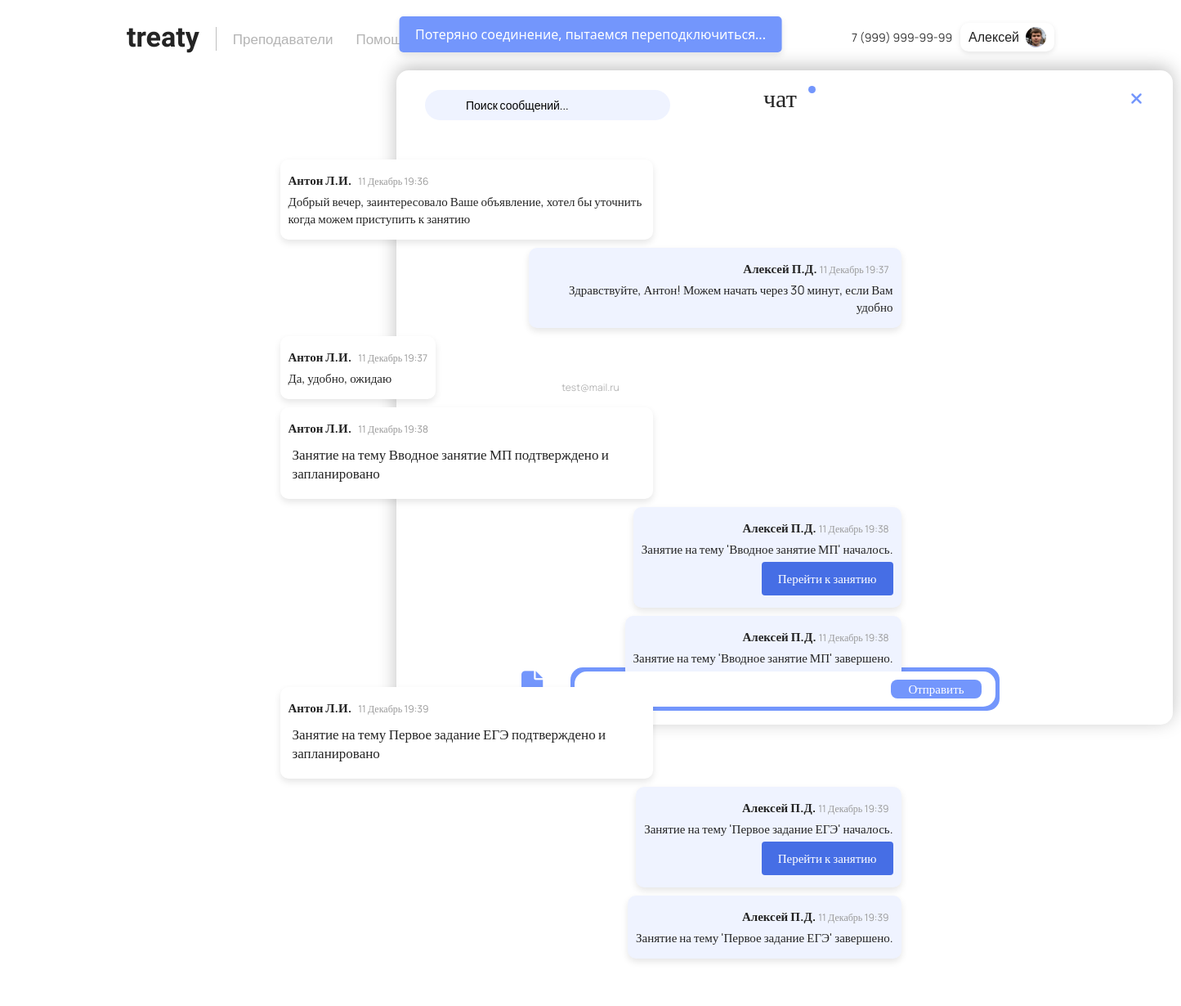
Page /chats/chat/8/ (signed in) on the earlier database version.
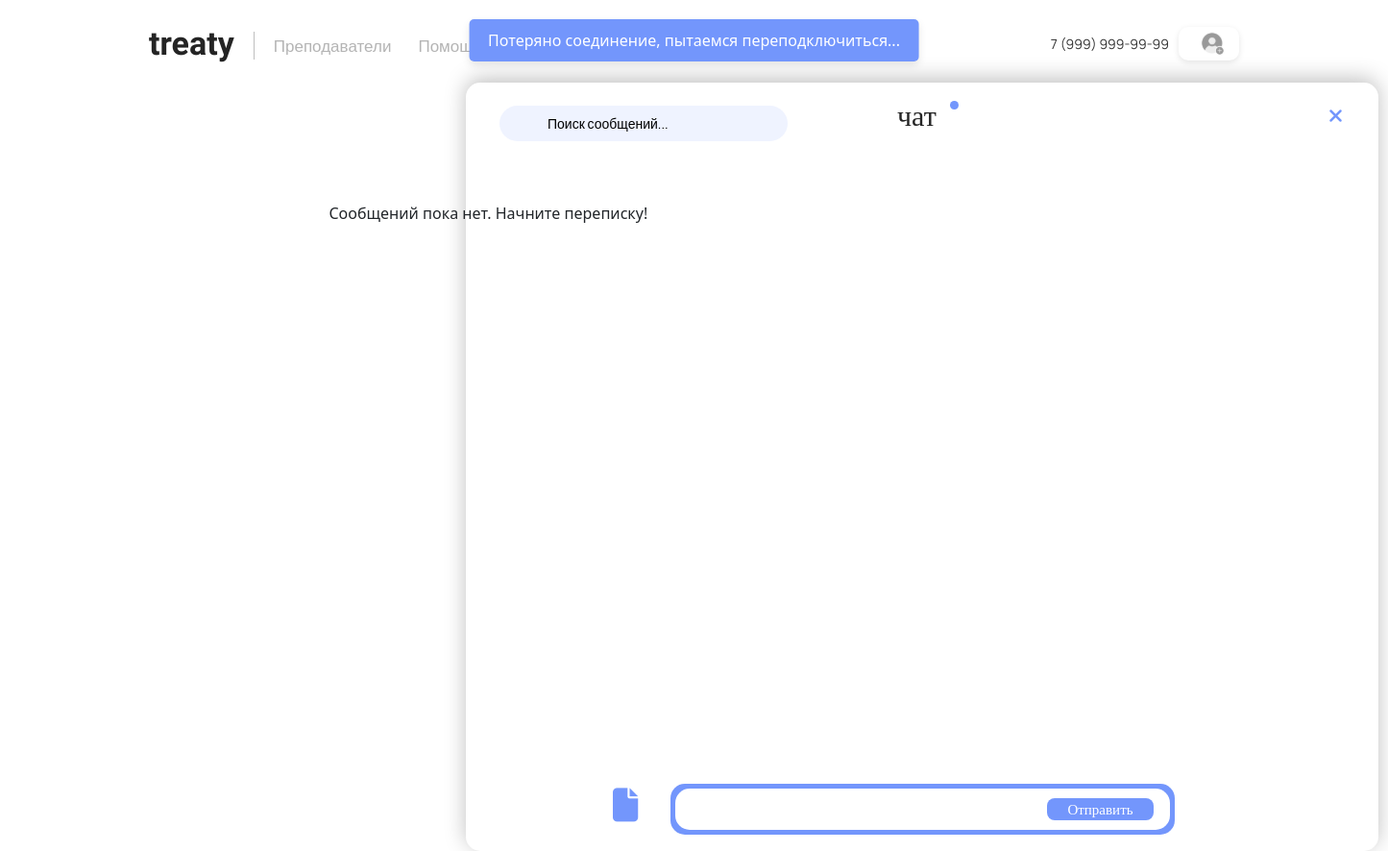
Same page on the later database version.
### main/models.py (models this page shows, shortened)
class CustomUser(AbstractUser):
    username = None
    email = models.EmailField(unique=True)
    birthday = models.DateField(null=True, blank=True)
    phone = models.CharField(max_length=15, blank=True)
    contact = models.CharField(max_length=50, blank=True)
    last_name = models.CharField(max_length=150, blank=False)  # Фамилия
    first_name = models.CharField(max_length=150, blank=False)  # Имя
    middle_name = models.CharField(max_length=150, blank=False)  # Отчество
    avatar = models.ImageField(upload_to='avatars/', null=True, blank=True)
    is_teacher = models.BooleanField(default=False)  # Заменили is_active на is_teacher
    is_staff = models.BooleanField(default=False)
    is_superuser = models.BooleanField(default=False)
    date_joined = models.DateTimeField(default=timezone.now)
    rating = models.FloatField(default=0.0)
    balance = models.DecimalField(
        max_digits=10,
        decimal_places=2,
        default=0.00
    )
    USERNAME_FIELD = 'email'
    REQUIRED_FIELDS = []
    objects = CustomUserManager()
    def get_display_name(self):
        return f"{self.first_name} {self.last_name[0]}.{self.middle_name[0]}."

### chat/models.py (models this page shows, shortened)
class Message(models.Model):
    sender = models.ForeignKey(
        CustomUser, on_delete=models.CASCADE, related_name="sent_messages"
    )
    receiver = models.ForeignKey(
        CustomUser, on_delete=models.CASCADE, related_name="received_messages"
    )
    content = models.TextField()
    timestamp = models.DateTimeField(auto_now_add=True)
    file = models.FileField(upload_to="message_files/", null=True, blank=True)
    class Meta:
        indexes = [
            models.Index(fields=['sender', 'receiver', 'timestamp']),
            models.Index(fields=['receiver', 'sender', 'timestamp']),
            models.Index(fields=['id']),
        ]

### chat/views.py (the view)
# urls.py: path('chat/<int:receiver_id>/', views.chat_view, name='chat_view'),
@login_required
def chat_view(request, receiver_id):
    receiver = get_object_or_404(CustomUser, id=receiver_id)
    messages = Message.objects.filter(
        (
            Q(sender=request.user)
            & Q(receiver=receiver)
            & ~Q(content__icontains="Для Вас назначено новое занятие!")
        )
        | (Q(sender=receiver) & Q(receiver=request.user))
    ).order_by("timestamp")
    last_message_id = messages.last().id if messages.exists() else 0
    lessons = Lesson.objects.filter(
        Q(teacher=request.user, student=receiver) | Q(teacher=receiver, student=request.user)
    ).order_by("date_time")
    lessons_count = lessons.count()
    start_lesson_button = None
    end_lesson_button = None
    for lesson in lessons:
        if lesson.status == 'scheduled' and lesson.teacher == request.user:
            start_lesson_button = lesson
        elif lesson.status == 'in_progress' and lesson.teacher == request.user:
            end_lesson_button = lesson
    if request.method == "POST" and ('content' in request.POST or 'file' in request.FILES):
        return send_message(request, receiver_id)
    return render(
        request,
        "main/chat_detail.html",
        {
            "messages": messages,
            "receiver": receiver,
            "lessons": lessons,
            "lessons_count": lessons_count,
            "start_lesson_button": start_lesson_button,
            "end_lesson_button": end_lesson_button,
            "last_message_id": last_message_id,
        },
    )

### chat/templates/main/chat_detail.html (shortened to what this page needs)
{% extends 'main/layout.html' %}
{% load static %}
{% block style %}
    <link rel="stylesheet" href="{% static 'main/css/chat.css' %}">
{% endblock %}
{% block content %}
    <div><input type="text" id="searchInput" placeholder="Поиск сообщений..." class="searchM2" onkeyup="filterSearch()">
    </div>
    <div class="yourchatstext2">чат</div>
    <div class="krujok2"></div>
    <h2 class="username">{{ receiver.email }}</h2>
    <div class="rectangle6"></div>
    <div class="kostyl"></div>
    <a href="{% url 'chat_list_view' %}" class="close-chat-icon">
        <i class="fa fa-times" style="color: #7396FC; font-size: 20px;"></i>
    </a>
    <div id="chat-box" data-last-message-id="{{ last_message_id }}">
        {% for message in messages %}
            <div class="message {% if message.sender == user %}sent{% else %}received{% endif %}"
                 data-message-id="{{ message.id }}">
                <p>
                    <strong class="username2">{{ message.sender.get_display_name }}</strong>
                    <small>{{ message.timestamp|date:"j F H:i" }}</small>
                </p>
                <p class="message-content">{{ message.content|safe }}</p>
            </div>
        {% empty %}
            <p>Сообщений пока нет. Начните переписку!</p>
        {% endfor %}
    </div>
    <form method="post" enctype="multipart/form-data" id="message-form" action="{% url 'chat_view' receiver.id %}">
        <button type="submit" class="startchat2">Отправить</button>
        <div class="message-textarea"><input name="content" required></div>
        <div>
            <label for="files-input" style="cursor: pointer; position: absolute; top: 821px; left: 638px;">
                <i class="fa fa-file" style="color: #7396FC; font-size: 35px;"></i>
            </label>
        </div>
    </form>
    <div id="notification" class="warningbox hidden"><span id="notification-text"></span></div>
{% endblock %}

### main/templates/main/layout.html (shortened to what this page needs)
{% load static %}
<!doctype html>
<html lang="en">
<head>
    <link rel="stylesheet" href="https://cdn.jsdelivr.net/npm/bootstrap@5.3.3/dist/css/bootstrap.min.css">
    <link rel="stylesheet" href="https://cdnjs.cloudflare.com/ajax/libs/font-awesome/6.6.0/css/all.min.css">
    <link rel="stylesheet"
          href="https://cdn.jsdelivr.net/npm/@fortawesome/fontawesome-free@6.6.0/css/fontawesome.min.css">
    <link rel="stylesheet" href="{% static 'main/css/nav.css' %}">
    <link rel="stylesheet" href="{% static 'main/css/main.css' %}">
    <link rel="stylesheet" href="{% static 'main/css/reglog.css' %}">
    <link rel="stylesheet" href="{% static 'main/css/profile.css' %}">
    {% block style %}
    {% endblock %}
</head>
<body>
<header>
    <nav class="navbarg">
        <div class="nav-container">
            <div class="nav-row">
                <div class="navbar-brandg">
                    <a href="{% url 'home' %}" class="brand-logog">treaty</a>
                </div>
                <ul class="navbar-menug" id="navbarMenu">
                    <li class="navbar-menug__item">
                        <a href="{% url 'catalog2_home' %}" class="navbar-menug__link">Преподаватели</a>
                    </li>
                    <li class="navbar-menug__item">
                        <a href="{% url 'help' %}" class="navbar-menug__link">Помощь</a>
                    </li>
                </ul>
                <div class="col-4g">
                    <span class="phone-numberg">7 (999) 999-99-99</span>
                    {% if user.is_authenticated %}
                    <div class="profile-dropdown">
                        <div class="profilebutton">
                            <span>{{ user.first_name }}</span>
                            {% if user.avatar %}
                            <img src="{{ user.avatar.url }}" alt="Аватар" class="avatar-img-layout">
                            {% else %}
                            <img src="{% static 'main/img/noimageavatar.svg' %}" alt="Аватар" class="avatar-img">
                            {% endif %}
                        </div>
                    </div>
                    {% else %}
                    <button id="logregOpenBtn" class="logregbtng1" onclick="toggleAuthModal()">Вход</button>
                    {% endif %}
                </div>
            </div>
        </div>
    </nav>
</header>
<main>
    {% block content %}
    {% endblock %}
</main>
</body>
</html>

Differences in the rows shown:
no longer on this page (row edited): CustomUser: first_name "Алексей", avatar (picture)
no longer on this page (row edited): CustomUser: email "test@mail.ru"
removed Message: sender.get_display_name "Антон Л.И.", timestamp "11 Декабрь 19:36", content "Добрый вечер, заинтересовало Ваше объявление, хотел бы уточнить когда можем приступить к занятию"
removed Message: sender.get_display_name "Алексей П.Д.", timestamp "11 Декабрь 19:37", content "Здравствуйте, Антон! Можем начать через 30 минут, если Вам удобно"
removed Message: sender.get_display_name "Антон Л.И.", timestamp "11 Декабрь 19:37", content "Да, удобно, ожидаю"
removed Message: sender.get_display_name "Антон Л.И.", timestamp "11 Декабрь 19:38", content "Занятие на тему Вводное занятие МП подтверждено и запланировано"
removed Message: sender.get_display_name "Алексей П.Д.", timestamp "11 Декабрь 19:38", content "Занятие на тему 'Вводное занятие МП' началось. Перейти к занятию"
removed Message: sender.get_display_name "Алексей П.Д.", timestamp "11 Декабрь 19:38", content "Занятие на тему 'Вводное занятие МП' завершено."
removed Message: sender.get_display_name "Антон Л.И.", timestamp "11 Декабрь 19:39", content "Занятие на тему Первое задание ЕГЭ подтверждено и запланировано"
removed Message: sender.get_display_name "Алексей П.Д.", timestamp "11 Декабрь 19:39", content "Занятие на тему 'Первое задание ЕГЭ' началось. Перейти к занятию"
removed Message: sender.get_display_name "Алексей П.Д.", timestamp "11 Декабрь 19:39", content "Занятие на тему 'Первое задание ЕГЭ' завершено."
Other differences:
text now shown: "Сообщений пока нет. Начните переписку!"
